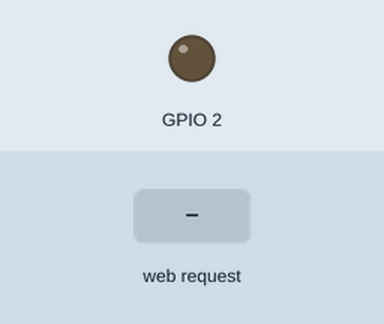
Simulated run of this program. Board: ESP8266 (NodeMCU). Parts: output pins drawn as LEDs (lit = HIGH). The inputs (shaded band) are chosen by the test bench. WiFi joins after 1.5 s; servers stay silent unless stated; what the program prints to the serial monitor is not drawn.

Above: at 2.7 s.
2.8 s: HTTP request GET /led/off received
At 3.3 s:
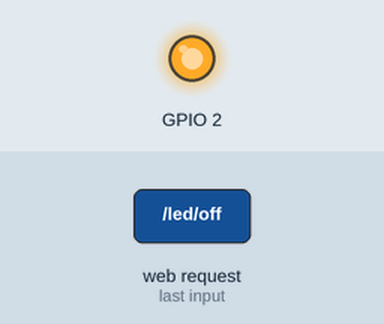
4.3 s: HTTP request GET /led/on received
At 5.7 s:
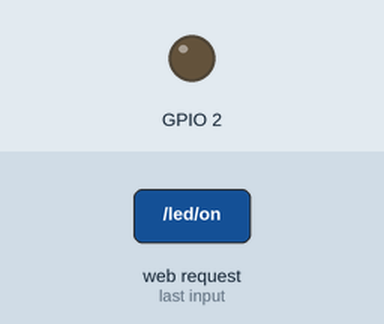
Timing chart, 0 to 7.3 s (numbered marks = the images above; inputs shaded):
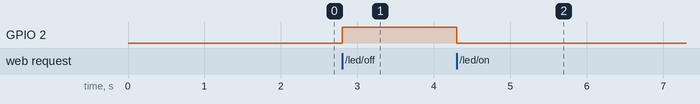

The program:

main.cpp
```cpp
#include <Arduino.h>
#include <ESP8266WiFi.h>
#include <ESP8266WebServer.h>

ESP8266WebServer server(80);

void handleLed() {

}

void configureWiFi() {
  WiFi.mode(WIFI_STA);
  WiFi.hostname("01-ESP-SmartLight");
  WiFi.begin("Arek_Room");

  while(WiFi.status() != WL_CONNECTED) {
    delay(500);
    Serial.print(".");
  }

  Serial.println(WiFi.localIP());
}

void configureEndpoints() {
  pinMode(2, OUTPUT);
  pinMode(5, INPUT_PULLUP);

  server.on("/led/on", []() {
    digitalWrite(2, LOW);
    server.send(200, "text/plain", "Led is on");
  });

  server.on("/led/off", []() {
    digitalWrite(2, HIGH);
    server.send(200, "text/plain", "Led is off");
  });

  server.on("/button", []() {
    server.send(200, "text/plain", String(digitalRead(5)));
  });

  server.on("/pot", []() {
    server.send(200, "text/plain", String(analogRead(A0)));
  });
}

void setup() {
  Serial.begin(115200);

  configureWiFi();

  server.on("/", []() {
    server.send(200, "text/plain", "It works");
  });

  configureEndpoints();

  server.begin();
}

void loop() {
  server.handleClient();
}
```

Measured:
- after the input at 2.8 s, GPIO 2: LOW → HIGH at once
- after the input at 4.3 s, GPIO 2: HIGH → LOW at once
